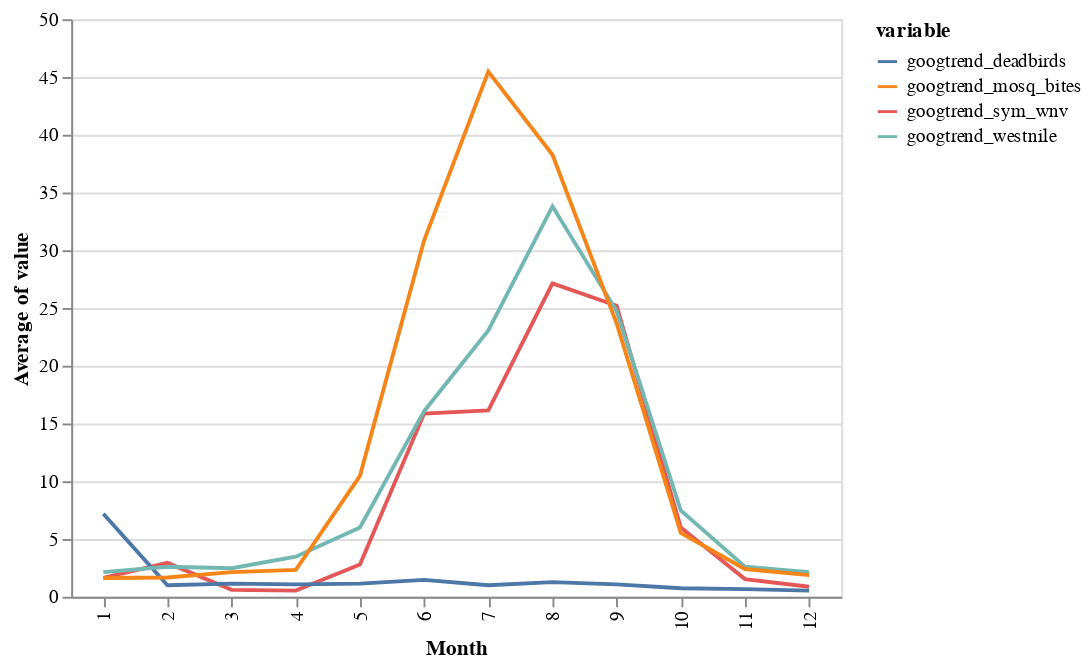

Notebook code cell kept with this figure:
### Code cell
alt.Chart(df).mark_line().encode(x="Month:N",y="average(value)",color="variable")

### Figure 1 — Vega-Lite specification as saved in the notebook (floating-point values rounded to 4 significant figures; data arrays with more than 128 entries replaced by an {"elided": "..."} marker saying what was removed)
{"$schema": "https://vega.github.io/schema/vega-lite/v2.6.0.json", "config": {"view": {"height": 300, "width": 400}}, "data": {"name": "data-20b159461d549ff549addaab83804422"}, "datasets": {"data-20b159461d549ff549addaab83804422": {"elided": "724 records"}}, "encoding": {"color": {"field": "variable", "type": "nominal"}, "x": {"field": "Month", "type": "nominal"}, "y": {"aggregate": "average", "field": "value", "type": "quantitative"}}, "mark": "line"}
